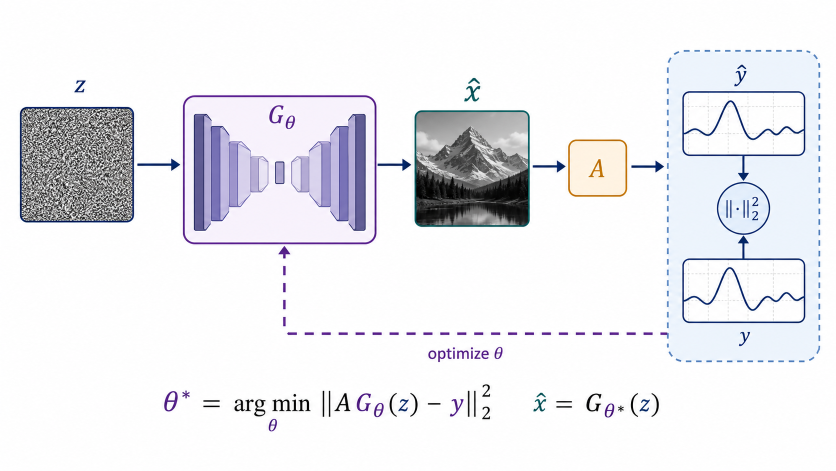
#> input picture examples/deep_image_prior/candidates/C-presentation.png, 1672 x 941 px (shown at 1/2 size)
$ python -i build_deep_image_prior_c_fidelity_v2.py   (imports and definitions only)
#> lines starting #> are read from the running program, lines starting #| are printed output that depends on the picture
#> further down, picture is the input picture: PIL image 1672x941 RGB; mean R, G, B 235.7, 235.8, 239.6
#!/usr/bin/env python3
"""Build Candidate C fidelity v2 without flattening the editable figure.

The selected Candidate C PNG is a hash-bound visual reference. The builder
uses it only for two explicitly approved replaceable raster atoms, two local
synthetic plot-curve fits, and region-level visual QA. Generator layers,
frames, connectors, labels, and equations remain vector objects. Automated
checks never create scientific or publication approval.
"""

from __future__ import annotations

import argparse
import base64
import hashlib
import html
import json
import math
import os
import shutil
import statistics
import subprocess
import tempfile
import xml.etree.ElementTree as ET
import zipfile
from copy import deepcopy
from pathlib import Path
from typing import Any, Iterable, Mapping, Sequence

from PIL import Image, ImageChops, ImageDraw, ImageFilter, ImageOps, ImageStat
from pypdf import PdfReader

import build_deep_image_prior_c_region_fidelity as fidelity
import build_deep_image_prior_c_segmented_native as native
import render_equations
from figure_artifacts import write_json
from workflow_v3 import write_text


CANVAS_WIDTH = native.CANVAS_WIDTH
CANVAS_HEIGHT = native.CANVAS_HEIGHT
ARROW_HEAD_COUNT = 7
FIGURE_ID = "deep-image-prior-c-fidelity-v2"
CANDIDATE_RELATIVE_PATH = native.CANDIDATE_RELATIVE_PATH
COLORS = native.COLORS
REGIONS = native.REGIONS
LOCAL_PATH_MARKERS = native.LOCAL_PATH_MARKERS
APPROVED_RASTER_ATOMS = fidelity.APPROVED_RASTER_ATOMS
REFERENCE_CASE_MANIFEST = "reference_case_v0_1.json"
REFERENCE_CASE_ID = "deep-image-prior-synthetic-v0.1"
DELIVERY_REVISION = "fidelity-v2"
RECIPE_ID = "deep-image-prior-c-fidelity-v2"
CANDIDATE_PROVENANCE_STATUS = "repository_registered_operator_attested"

FACE_PALETTES = [
    ("#5E5A93", "#736CAE", "#958BC3"),
    ("#736CAE", "#958BC3", "#B3AAD4"),
    ("#958BC3", "#B3AAD4", "#C0B8DF"),
    ("#B3AAD4", "#C0B8DF", "#D8D1EB"),
    ("#C0B8DF", "#D8D1EB", "#EEEAF5"),
    ("#958BC3", "#B3AAD4", "#D8D1EB"),
]
LEVEL_BY_LAYER = [0, 1, 2, 3, 4, 5, 4, 3, 2, 1, 0]

EQUATION_DEFINITIONS = [
    {
        "id": "eq-z", "equation_id": "eq_z", "latex_source": r"z",
        "render_latex_source": r"{\color[HTML]{0D2F6E}z}",
        "fit_box": [132, 145, 52, 45], "align": "center", "role": "input-label",
    },
    {
        "id": "eq-generator", "equation_id": "eq_generator", "latex_source": r"G_{\theta}",
        "render_latex_source": r"{\color[HTML]{5A258C}G_{\theta}}",
        "fit_box": [524, 211, 80, 44], "align": "center", "role": "generator-label",
    },
    {
        "id": "eq-xhat", "equation_id": "eq_xhat", "latex_source": r"\hat{x}",
        "render_latex_source": r"{\color[HTML]{0B6262}\hat{x}}",
        "fit_box": [911, 145, 68, 54], "align": "center", "role": "reconstruction-label",
    },
    {
        "id": "eq-operator", "equation_id": "eq_operator", "latex_source": r"A",
        "render_latex_source": r"{\color[HTML]{C46A00}A}",
        "fit_box": [1166, 298, 60, 58], "align": "center", "role": "operator-label",
    },
    {
        "id": "eq-yhat", "equation_id": "eq_yhat", "latex_source": r"\hat{y}",
        "render_latex_source": r"{\color[HTML]{0D2F6E}\hat{y}}",
        "fit_box": [1448, 116, 80, 55], "align": "center", "role": "predicted-measurement-label",
    },
    {
        "id": "eq-y", "equation_id": "eq_y", "latex_source": r"y",
        "render_latex_source": r"{\color[HTML]{0D2F6E}y}",
        "fit_box": [1464, 652, 50, 48], "align": "center", "role": "observed-measurement-label",
    },
    {
        "id": "eq-loss", "equation_id": "eq_loss", "latex_source": r"\lVert\cdot\rVert_{2}^{2}",
        "render_latex_source": r"{\color[HTML]{0D2F6E}\lVert\cdot\rVert_{2}^{2}}",
        "fit_box": [1439, 394, 98, 42], "align": "center", "role": "measurement-residual",
    },
    {
        "id": "eq-objective", "equation_id": "eq_objective",
        "latex_source": (
            r"\theta^{\ast}\;=\;\operatorname*{arg\,min}_{\theta}"
            r"\left\lVert A\,G_{\theta}(z)-y\right\rVert_{2}^{2}"
        ),
        "render_latex_source": (
            r"{\color[HTML]{000000}"
            r"{\color[HTML]{5A258C}\theta^{\ast}}\;=\;"
            r"\operatorname*{arg\,min}_{{\color[HTML]{5A258C}\theta}}"
            r"\left\lVert A\,{\color[HTML]{5A258C}G_{\theta}}"
            r"({\color[HTML]{0D2F6E}z})-{\color[HTML]{5A258C}y}"
            r"\right\rVert_{2}^{2}}"
        ),
        "fit_box": [326, 769, 647, 94], "align": "left", "role": "optimization-objective",
        "expected_optical_bbox": [328, 769, 599, 89],
    },
    {
        "id": "eq-reconstruction", "equation_id": "eq_reconstruction",
        "latex_source": r"\hat{x}\;=\;G_{\theta^{\ast}}(z)",
        "render_latex_source": (
            r"{\color[HTML]{000000}{\color[HTML]{0B6262}\hat{x}}\;=\;"
            r"{\color[HTML]{5A258C}G_{\theta^{\ast}}}({\color[HTML]{0D2F6E}z})}"
        ),
        "fit_box": [1067, 785, 251, 50], "align": "left", "role": "reconstruction-equation",
        "expected_optical_bbox": [1067, 785, 251, 50],
    },
]

COLOR_TEX_TEMPLATE = r"""\documentclass[12pt]{article}
\usepackage[active,tightpage]{preview}
\usepackage{amsmath,amssymb,bm}
\usepackage{xcolor}
\PreviewEnvironment{equation*}
\setlength\PreviewBorder{2pt}
\begin{document}
\begin{equation*}
%s
\end{equation*}
\end{document}
"""


def sha256_file(path: Path) -> str:
    return native.sha256_file(path)


# [902 lines left out: functions _resolve_case_file, verify_reference_case_inputs, _gradient, build_selected_candidate_map, validate_selected_candidate_map, _is_curve_pixel and 17 more, not called in this run]


def _edge_mask(image: Image.Image) -> Image.Image:
    grayscale = ImageOps.grayscale(image.convert("RGB"))
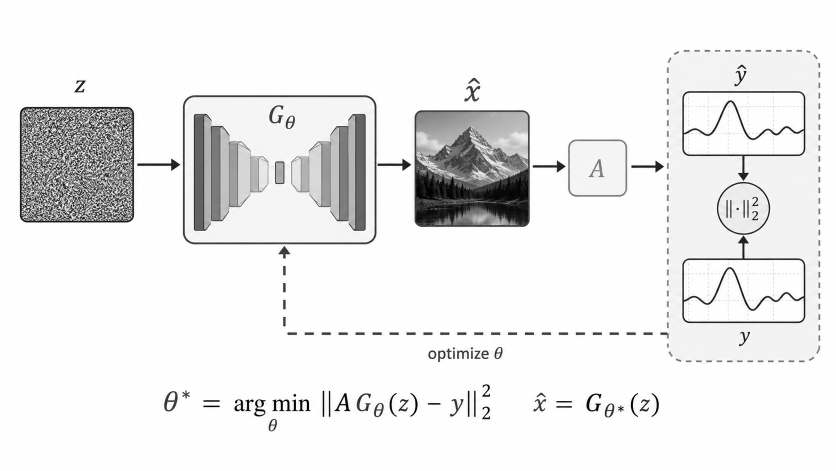
#> grayscale: PIL image 1672x941 L (shown at 1/2 size); min 0, max 255, mean 236.2
    return grayscale.filter(ImageFilter.FIND_EDGES).point(lambda value: 255 if value >= 32 else 0)
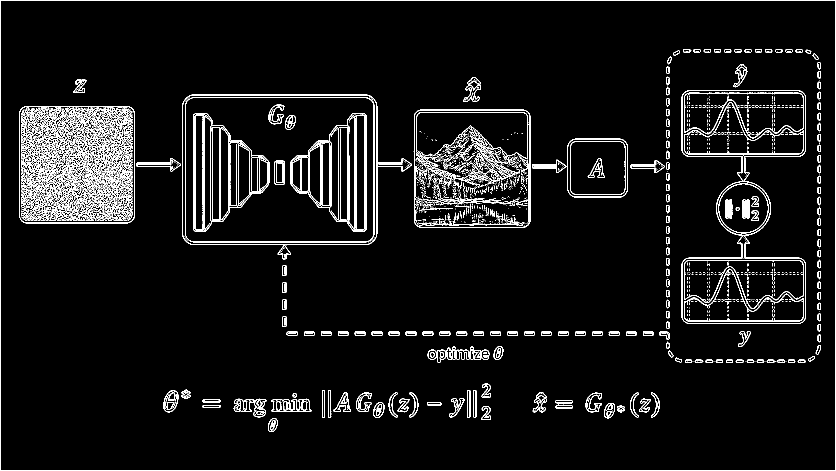
#> returned value: PIL image 1672x941 L (shown at 1/2 size); 5.8% white in thin lines or dots


def _pixel_values(image: Image.Image) -> Iterable[Any]:
    getter = getattr(image, "get_flattened_data", None)
    return getter() if getter is not None else image.getdata()


# [20 lines left out: function _edge_f1, not called in this run]


def _edge_bbox(image: Image.Image) -> tuple[int, int, int, int] | None:
    return _edge_mask(image).getbbox()


# [597 lines left out: functions _bbox_edge_error, _formula_dark_bbox, write_visual_qa, _resolve_file_within, validate_package, _hex_colors and 5 more, not called in this run]


# [2 lines not run here, left out]

>>> from PIL import Image
>>> picture = Image.open('../examples/deep_image_prior/candidates/C-presentation.png')
>>> result = _edge_mask(picture)

$ run again, on examples/deep_image_prior/candidates/A-faithful.png
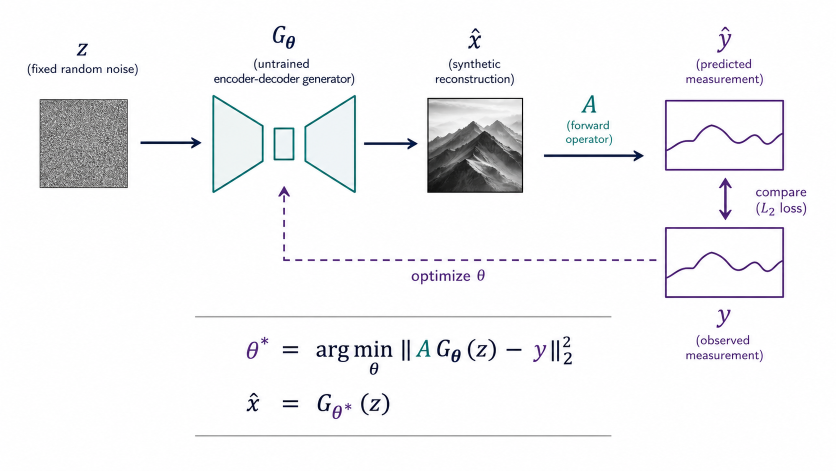
#> input picture examples/deep_image_prior/candidates/A-faithful.png, 1672 x 941 px (shown at 1/2 size)
#> picture is the input picture: PIL image 1672x941 RGB; mean R, G, B 243.3, 243.3, 244.7
#> in _edge_mask, `grayscale = ImageOps.grayscale(image.convert("RGB"))`:
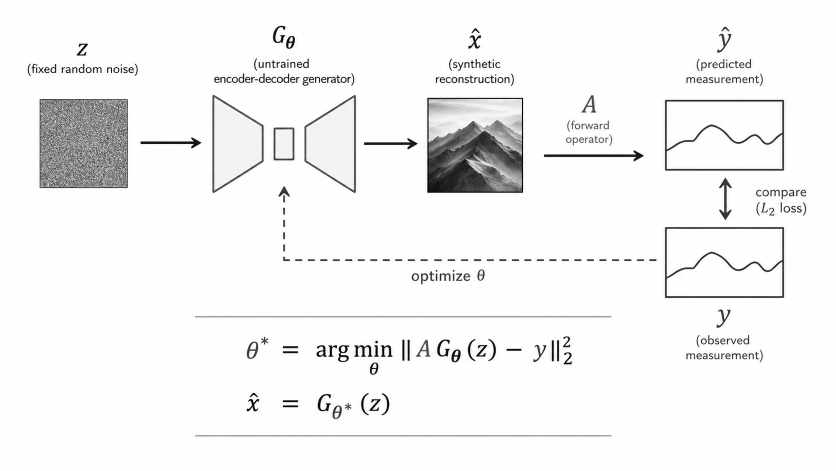
#> grayscale: PIL image 1672x941 L (shown at 1/2 size); min 0, max 255, mean 243.5
#> in _edge_mask, `return grayscale.filter(ImageFilter.FIND_EDGES).point(lambda value: 25..`:
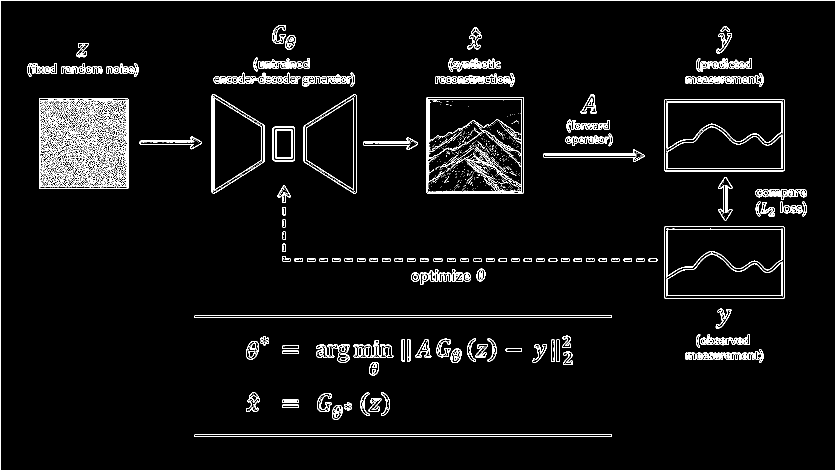
#> returned value: PIL image 1672x941 L (shown at 1/2 size); 4.7% white in thin lines or dots

$ run again, on examples/deep_image_prior/candidates/B-publication.png
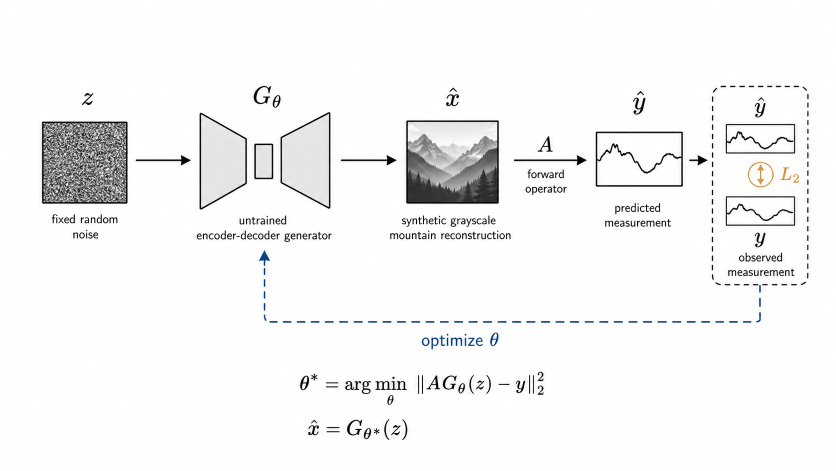
#> input picture examples/deep_image_prior/candidates/B-publication.png, 1672 x 941 px (shown at 1/2 size)
#> picture is the input picture: PIL image 1672x941 RGB; mean R, G, B 244.4, 244.4, 244.6
#> in _edge_mask, `return grayscale.filter(ImageFilter.FIND_EDGES).point(lambda value: 25..`:
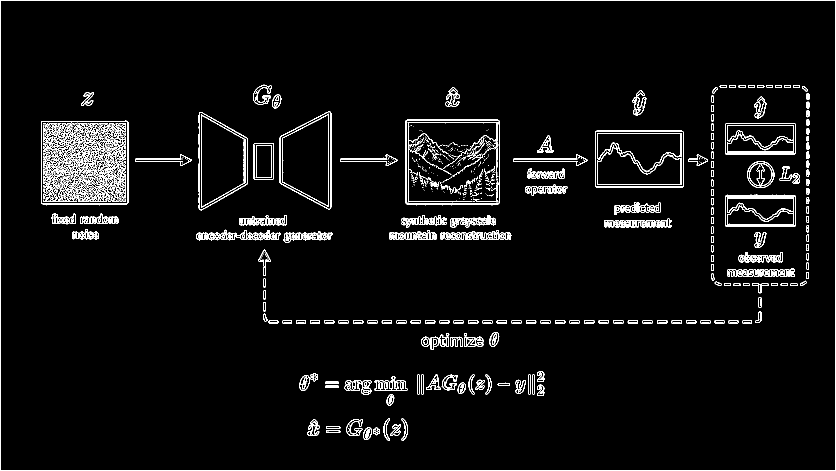
#> returned value: PIL image 1672x941 L (shown at 1/2 size); 4.3% white in thin lines or dots

$ run again, on examples/deep_image_prior/candidates/D-alternative-layout.png
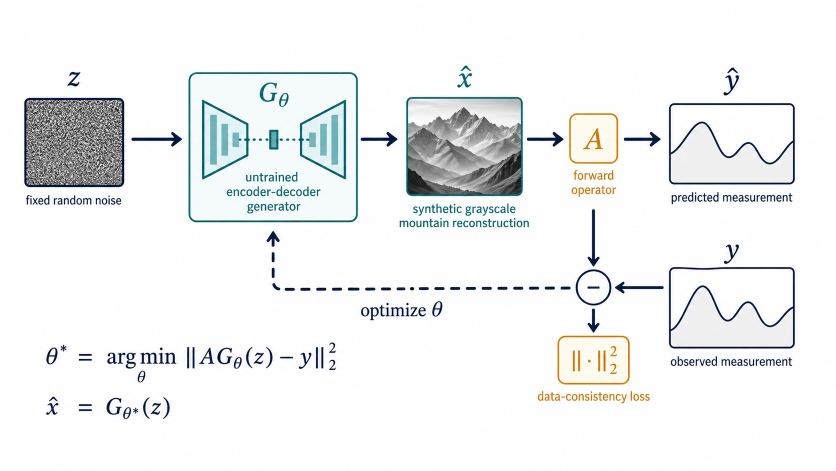
#> input picture examples/deep_image_prior/candidates/D-alternative-layout.png, 1672 x 941 px (shown at 1/2 size)
#> picture is the input picture: PIL image 1672x941 RGB; mean R, G, B 239.2, 240.7, 241.2
#> in _edge_mask, `grayscale = ImageOps.grayscale(image.convert("RGB"))`:
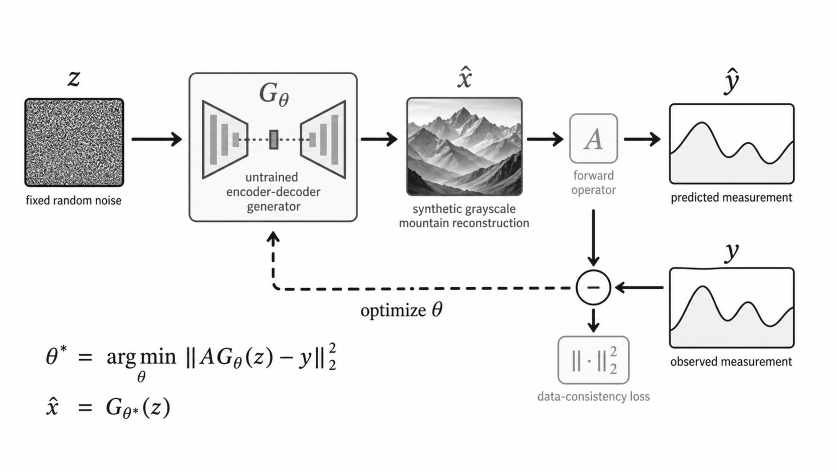
#> grayscale: PIL image 1672x941 L (shown at 1/2 size); min 0, max 255, mean 240.3
#> in _edge_mask, `return grayscale.filter(ImageFilter.FIND_EDGES).point(lambda value: 25..`:
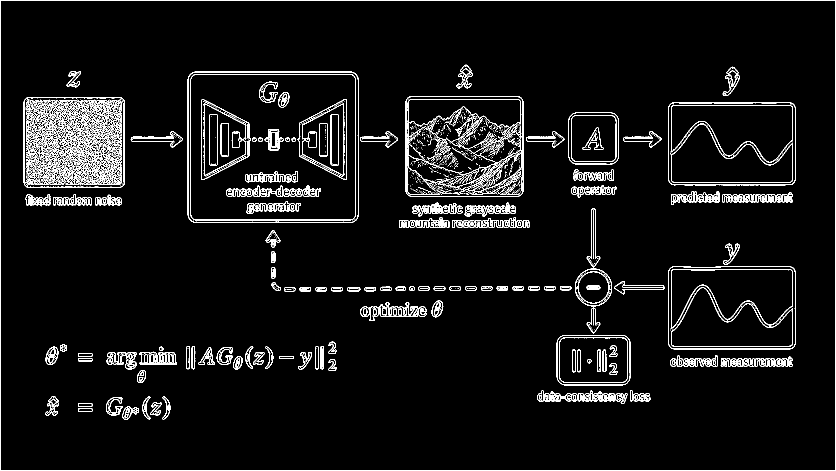
#> returned value: PIL image 1672x941 L (shown at 1/2 size); 5.5% white in thin lines or dots
